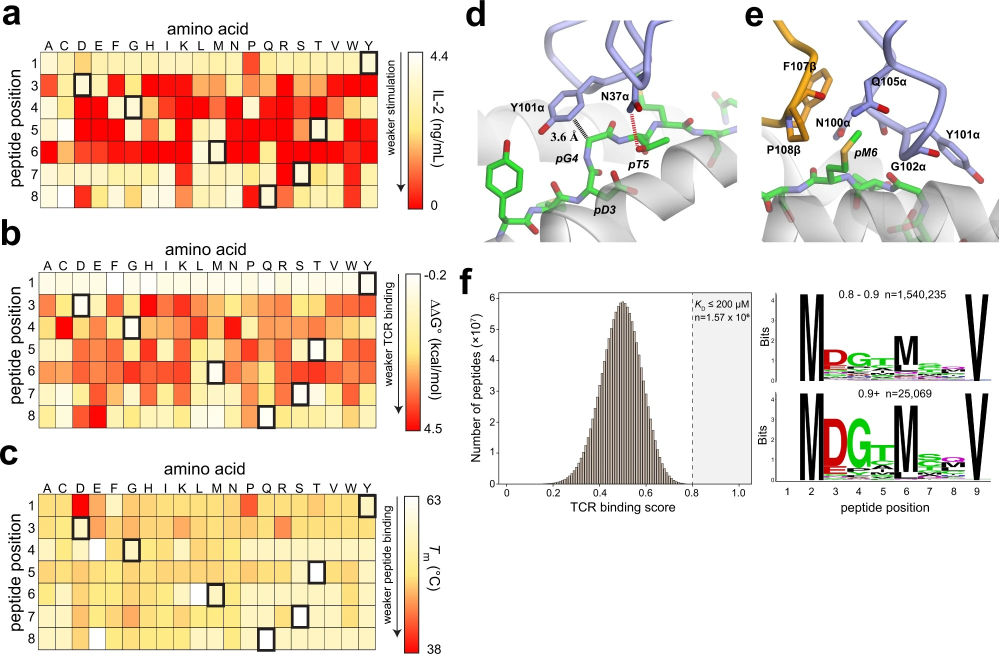
#> input picture results_batman/paper_figures/figure_1/1e/tcr_pmhc_binding_datasets/TIL1383I/fig5_ddg_heatmap.jpeg, 1997 x 1308 px (shown at 1/2 size)
$ python TIL1383I_Kd_data_input.py
#> lines starting #> are read from the running program, lines starting #| are printed output that depends on the picture
import numpy as np
import pandas as pd
from PIL import Image
import itertools


# Load image
im = Image.open('fig5_ddg_heatmap.jpeg','r')
#> im is the input picture: PIL image 1997x1308 RGB; mean R, G, B 234.7, 219.1, 205.1
pix = list(im.getdata())
#> pix = 2612076 items
width, height = im.size
#> width = 1997; height = 1308
pixel_values = np.array(pix).reshape((width, height, 3))
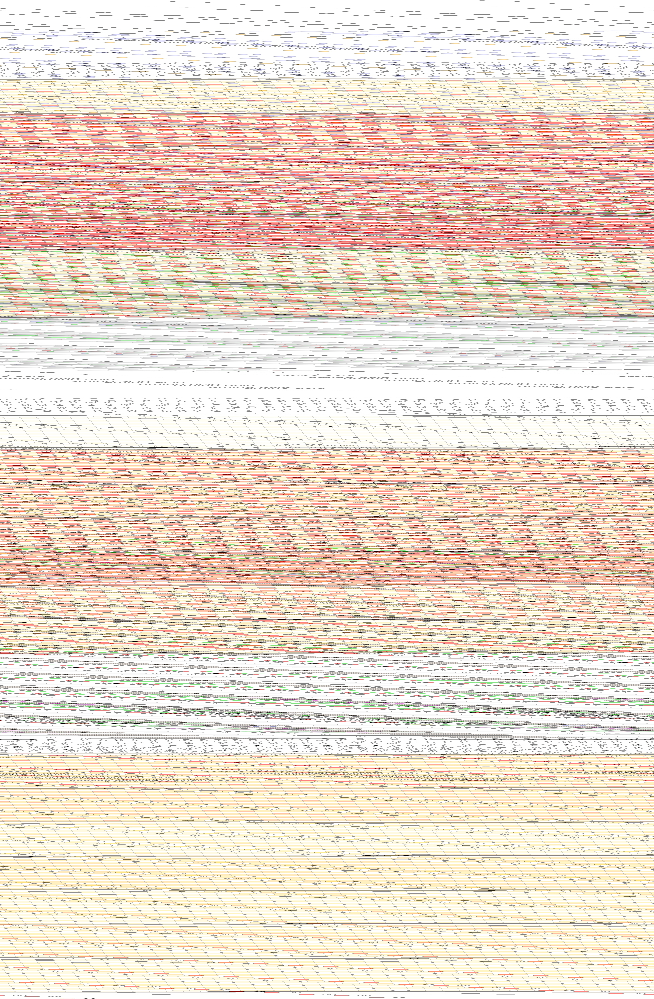
#> pixel_values: shape (1997, 1308, 3) int64 (shown at 1/2 size); mean of channels 0, 1, 2 234.7, 219.1, 205.1; drawn as R, G, B

# Set up a grid to extract RGB values for each box in heatmap
xmin = 94
xmax = 735
ymin = 566
ymax = 832
xpts = 20
ypts = 7

grid = list(itertools.product(np.linspace(xmin,xmax,xpts),
                              np.linspace(ymin,ymax,ypts)))

# Extract RGB values
heatmap_rgb = np.zeros((140,3))

for pixel in np.arange(140):
    heatmap_rgb[pixel,:] = im.getpixel(grid[pixel])[0:3]
#> after the loop, heatmap_rgb = 140 rows, first 8: [255, 251, 232], [253, 132, 75], [254, 225, 125], [255, 244, 194], [255, 153, 87], [255, 246, 195], [255, 238, 154], [255, 251, 224]

# Reshape to heatmap size y channel
heatmap_rgb = np.reshape(heatmap_rgb, (20,7,3))


#Colorbar
# sample 100 equally spaced collinear points across the colorbar

xmin = 825
xmax = 826
ymin = 859
ymax = 548.6
xpts= 1
ypts = 100

grid = list(itertools.product(np.linspace(xmin,xmax,xpts),
                              np.linspace(ymin,ymax,ypts)))

# Extract RGB values
cb_rgb = np.zeros((ypts,3))

for pixel in np.arange(ypts):
    cb_rgb[pixel,:] = im.getpixel(grid[pixel])[0:3]
#> after the loop, cb_rgb = 100 rows, first 8: [212, 19, 22], [254, 11, 5], [255, 12, 6], [254, 20, 11], [254, 23, 13], [254, 28, 16], [254, 32, 19], [253, 36, 19]

# Interpolate DDG scale
rgb2DDG = np.linspace(4.5,-0.2,ypts)

#Assign CD69 values based on RGB
DDG_values = np.zeros((7,20))

for position in np.arange(7):
    for aa in np.arange(20):
        # RGB value in heatmap
        rgb = heatmap_rgb[aa,position,:] #Read recorded rgb value
        # Find closest RGB combination in the colorbar
        cb_loc=np.argmin(np.sum(abs(cb_rgb-np.tile(rgb,(len(cb_rgb),1))),axis=1))
        DDG_values[position,aa] = rgb2DDG[cb_loc] #assign CD69

#Record data
tcr_data = pd.DataFrame({
'tcr':['TIL1383I '],
'index_peptide':["YMDGTMSQV"],
})

index_peptide = "YMDGTMSQV"
aa_order = ['A','C','D','E','F','G','H','I','K','L','M','N','P','Q','R',
                 'S','T','V','W','Y']
mutant_DDG = pd.DataFrame(columns=['peptide','Kd'])
mutation_positions = [0,2,3,4,5,6,7]
for position in np.arange(7):
    for aa in np.arange(len(aa_order)):
        peptide = list(index_peptide)
        peptide[mutation_positions[position]] = aa_order[aa]
        peptide = ''.join(peptide)
        peptide_activity = DDG_values[position,aa]
        data_add = pd.DataFrame({'peptide':[peptide],
                                 'Kd':[peptide_activity]})
        mutant_DDG = pd.concat([mutant_DDG,data_add])

# Remove multiple instances of the index
mutant_DDG.Kd[mutant_DDG.peptide==index_peptide] = 0 #Since DDG is wrt index
mutant_DDG = mutant_DDG.drop_duplicates().reset_index(drop=True)

# Change DDG data to Kd by using Kd = exp(DG/RT), with DG = DG_index + DDG
# DG of index peptide is -6.25 kcal/mol from Fig. 6 table
# T is assumed to be 298K, so RT=0.592 (this also matches Fig. 6 DG and Kd conversions)
mutant_DDG['Kd'] = np.exp((mutant_DDG['Kd'] - 6.25)/0.592)


# Merge all data columns
tcr_data = tcr_data.loc[tcr_data.index.repeat(len(mutant_DDG))
                        ].reset_index(drop=True)
tcr_data = pd.concat([tcr_data,mutant_DDG],axis=1)

# Export data
tcr_data.to_excel('Kd_TIL1383I.xlsx', index=False)
